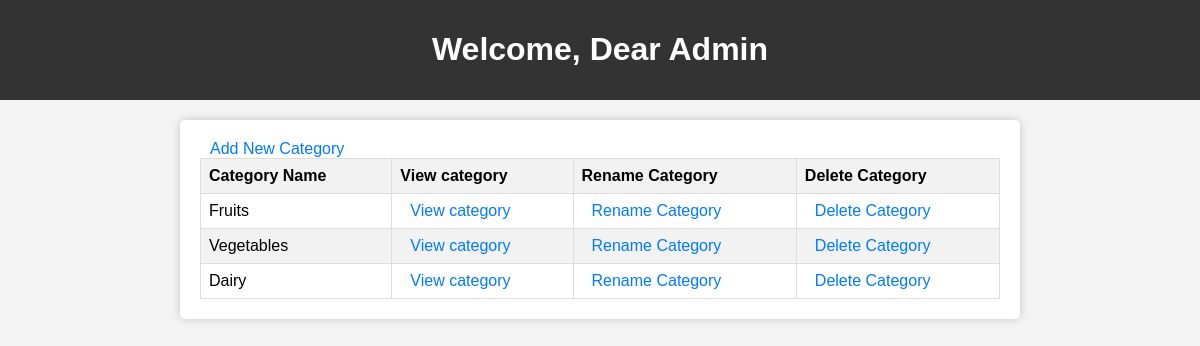
Page /admin_dashboard on the earlier database version.
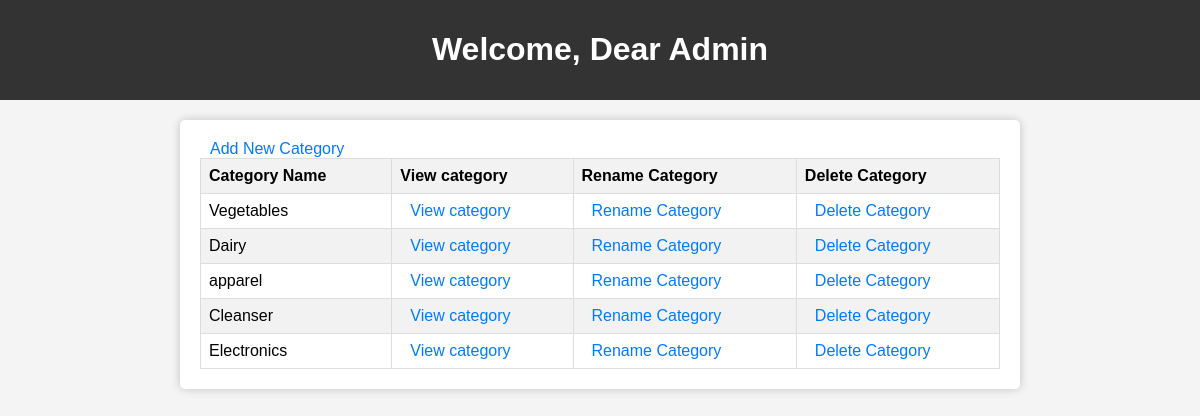
Same page on the later database version.
### models.py (models this page shows)
class Section(db.Model):
        id = db.Column(db.Integer, primary_key = True, autoincrement=True)
        name = db.Column(db.String(200), nullable = False)
        products = relationship('Product', backref='section', lazy=True, order_by='desc(Product.id)', cascade="all, delete-orphan")

### main.py (the view)
@app.route('/admin_dashboard')
def admin_dashboard():
    section=Section.query.all()
    return render_template('admin_dashboard.html',blahblah=section)

### templates/admin_dashboard.html (shortened to what this page needs)
<!DOCTYPE html>
<html lang="en">
<head>
</head>
<body>
    <header>
        <h1>Welcome, Dear  Admin</h1>
    </header>
    <div class="container">
        <a href="/add_category">Add New Category</a>
        <table class="styled-table">
            <thead>
                <tr>
                    <th>Category Name</th>
                    <th> View category</th>
                    <th>Rename Category</th>
                    <th>Delete Category</th>
                </tr>
            </thead>
            <tbody>
                {% for blah in blahblah %}
                    <tr>
                        <td>{{ blah.name }}</td>
                        <td><a href="/view_category/{{ blah['id'] }}">View category</a></td>
                        <td><a href="/rename_category/{{ blah['id'] }}">Rename Category</a></td>
                        <td><a href="/confirm_delete_category/{{ blah['id'] }}">Delete Category</a></td>
                    </tr>
                {% endfor %}
            </tbody>
        </table>
    </div>
</body>
</html>

Differences in the rows shown:
removed Section: name "Fruits"
added Section: name "apparel"
added Section: name "Cleanser"
added Section: name "Electronics"
